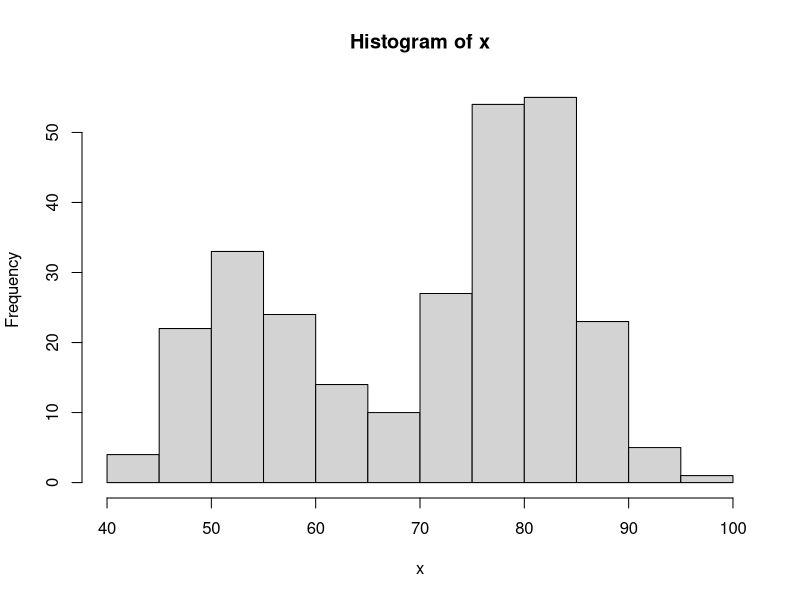
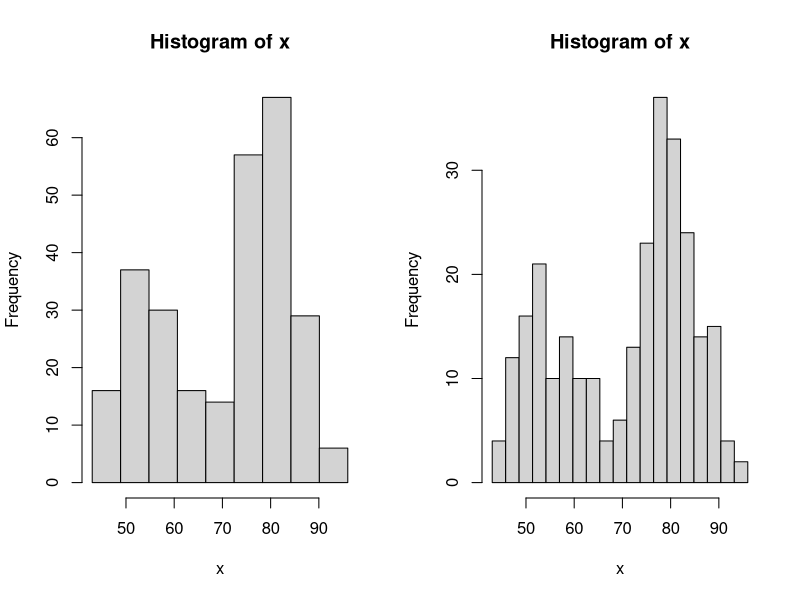

Reproduce these figures in R, in order.
## ---- chunk 1
knitr::opts_chunk$set(error = TRUE)
## ---- chunk 2
x <- faithful[, 2] 
hist(x)
## ---- chunk 3
par(mfrow = c(1,2))

# Compare the differences! 
bins <- seq(min(x), max(x), length.out = 10)
hist(x, breaks = bins)

bins <- seq(min(x), max(x), length.out = 20)
hist(x, breaks = bins)
